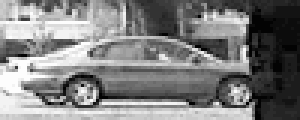
#> input picture mainClass/prosesCitra/tes.pgm, 100 x 40 px (shown 3 times larger)
$ python coba.py
#> lines starting #> are read from the running program, lines starting #| are printed output that depends on the picture
#> further down, img is the input picture: shape (40, 100); min 3, max 253, mean 126.9
### mainClass/prosesCitra/hog.py
# -*- coding: utf-8 -*-
import cv2
import numpy as np
from numpy import arctan2, fliplr, flipud

class HOG(object):
	def __init__(self, citra, cellSize=(4, 4), cellPerBlok=(1, 1), signOrientasi=False, nbins=9, visualisasi=False,
				normalisasi=True, flatten=False, sameSize=False):
#> called with cellSize = (4, 4), cellPerBlok = (1, 1), signOrientasi = False, nbins = 9, visualisasi = False, normalisasi = True, flatten = False, sameSize = False
		super(HOG, self).__init__()
		self.citra = citra
		self.cellSize = cellSize
		self.cellPerBlok = cellPerBlok
		self.signOrientasi = signOrientasi
		self.nbins = nbins
		self.visualisasi = visualisasi
		self.normalisasi = normalisasi
		self.flatten = flatten
		self.sameSize = sameSize
		self.dimensiCitra = citra.shape
#> self.dimensiCitra = (40, 100)

	def gradient(self):
		sy, sx = self.dimensiCitra
#> sy = 40; sx = 100
		if self.sameSize:
			gx = np.zeros(self.dimensiCitra)
			gx[:, 1:-1] = -self.citra[:, :-2] + self.citra[:, 2:]
			gx[:, 0] = -self.citra[:, 0] + self.citra[:, 1]
			gx[:, -1] = -self.citra[:, -2] + self.citra[:, -1]

			gy = np.zeros(self.dimensiCitra)
			gy[1:-1, :] = self.citra[:-2, :] - self.citra[2:, :]
			gy[0, :] = self.citra[0, :] - self.citra[1, :]
			gy[-1, :] = self.citra[-2, :] - self.citra[-1, :]

		else:
			gx = np.zeros((sy-2, sx-2))
			gx[:, :] = -self.citra[1:-1, :-2] + self.citra[1:-1, 2:]
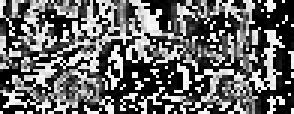
#> gx: shape (38, 98) float64 (shown 3 times larger); min 0, max 249, mean 102

			gy = np.zeros((sy-2, sx-2))
			gy[:, :] = self.citra[:-2, 1:-1] - self.citra[2:, 1:-1]
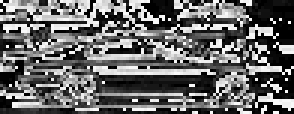
#> gy: shape (38, 98) float64 (shown 3 times larger); min 0, max 249, mean 103.6

		magnitude = np.sqrt(gx**2 + gy**2)
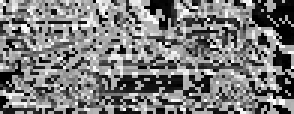
#> magnitude: shape (38, 98) float64 (shown 3 times larger); min 0, max 352.1, mean 170.3; drawn with min black and max white
		orientation = (arctan2(gy, gx) * 180 / np.pi) % 360
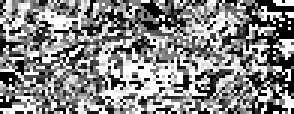
#> orientation: shape (38, 98) float64 (shown 3 times larger); min 0, max 90, mean 47.5; drawn with min black and max white
		self.buildHistogram(magnitude, orientation)
		return gx, gy

	def buildHistogram(self, magnitude, orientation):
		sy, sx = magnitude.shape
#> sy = 38; sx = 98
		csy, csx = self.cellSize

		# checking that the cell size are even
		if csx % 2 != 0:
			csx += 1
			print("WARNING: the cell_size must be even, incrementing cell_size_x of 1")
		if csy % 2 != 0:
			csy += 1
			print("WARNING: the cell_size must be even, incrementing cell_size_y of 1")

		sx -= sx % csx
#> sx = 96
		sy -= sy % csy
#> sy = 36
		n_cells_x = sx//csx
#> n_cells_x = 24
		n_cells_y = sy//csy
#> n_cells_y = 9
		magnitude = magnitude[:sy, :sx]
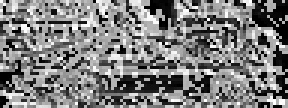
#> magnitude: shape (36, 96) float64 (shown 3 times larger); min 0, max 352.1, mean 173.8; drawn with min black and max white
		orientation = orientation[:sy, :sx]
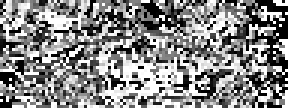
#> orientation: shape (36, 96) float64 (shown 3 times larger); min 0, max 90, mean 47.7; drawn with min black and max white
		by, bx = self.cellPerBlok
		print magnitude,"\n"
#> (printed output is left out)
		print orientation
#> (printed output is left out)

		# [15 lines of commented-out code are left out]

### mainClass/prosesCitra/coba.py
from hog import HOG
import cv2

img = cv2.imread("tes.pgm",cv2.IMREAD_GRAYSCALE)
cobaa = HOG(img)

x,y = cobaa.gradient()
# print "X =",x
# print "y =",y
